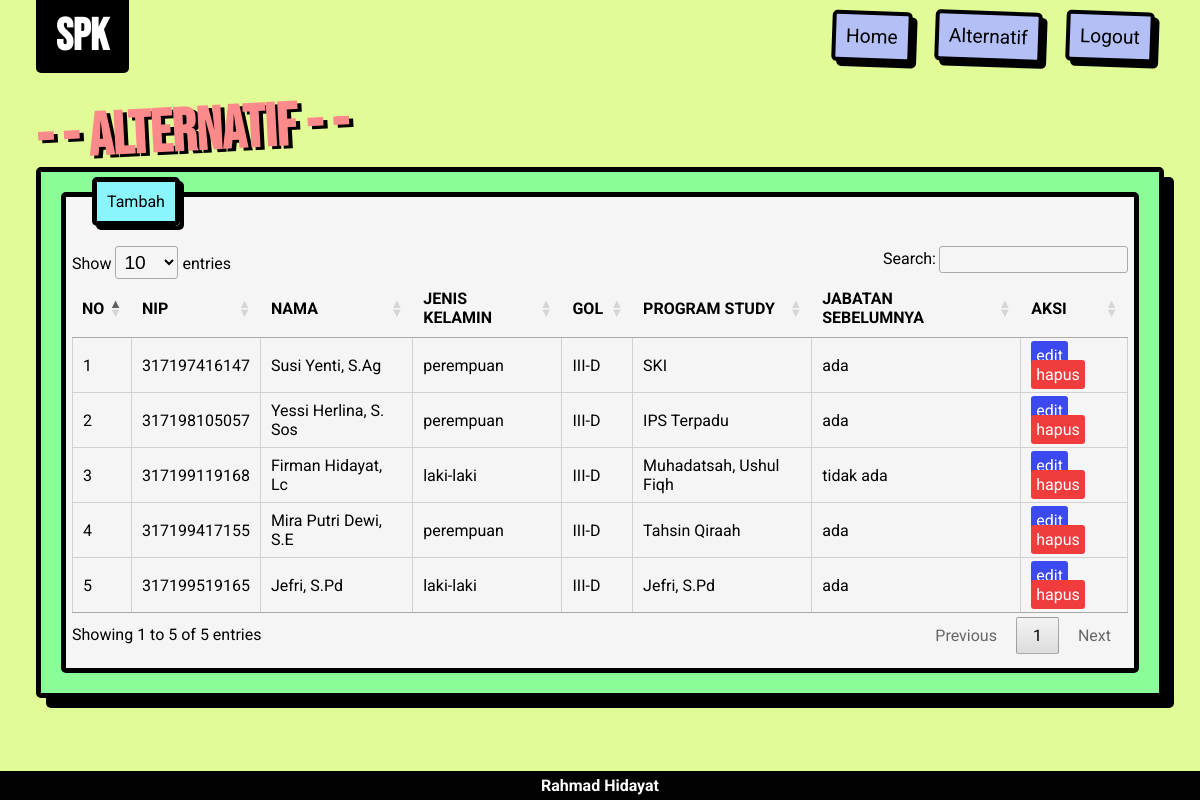
Page /admin/read_alternatif.php (signed in) on the committed database.
### tables this page shows
CREATE TABLE `tbl_alternatif` (
  `nip` varchar(25) NOT NULL,
  `nama_alternatif` varchar(25) NOT NULL,
  `jenis_kelamin` varchar(15) NOT NULL,
  `gol` varchar(10) NOT NULL,
  `program_studi` varchar(25) NOT NULL,
  `jabatan` varchar(15) NOT NULL
);

### asset/config/function.php (called while the page is built, shortened)
<?php
function koneksi()
{
  return mysqli_connect("localhost", "root", "", "spk_jabatanguru");
}
function query($query)
{
  $conn = koneksi();
  $result = mysqli_query($conn, $query) or die(mysqli_error($conn));
  $rows = [];
  while ($row = mysqli_fetch_array($result)) {
    $rows[] = $row;
  }
  return $rows;
}

### admin/read_alternatif.php (the view, shortened to what this page needs)
<?php
require_once '../asset/config/function.php';
$query = query("SELECT * FROM tbl_alternatif ORDER BY nip ");
?>
<!DOCTYPE html>
<html lang="en">
<head>
  <link rel="stylesheet" href="../asset/css/style.css">
  <link rel="stylesheet" href="../datatables/datatables.css">
  <link rel="stylesheet" href="../asset/css/style.css">
  <link rel="stylesheet" href="../datatables/datatables.css">
</head>
<body>
  <header>
    <div class="logo">
      <h1>SPK</h1>
    </div>
    <div class="menu">
      <ul>
        <li><a href="dashboard_admin.php" class="dash">Home</a></li>
        <li><a href="read_alternatif.php">Alternatif</a></li>
        <li><a href="../logout.php">Logout</a></li>
      </ul>
    </div>
  </header>
  <main>
    <h1> - - Alternatif - -</h1>
    <div class="container">
      <div class="container-body">
        <div class="container-head">
          <a href="create_alternatif.php">Tambah</a>
        </div>
        <div class="tabel">
          <table id="example" class="cell-border" style="width:100%" aria-describedby="example_info">
            <thead>
              <tr>
                <th>NO</th>
                <th>NIP</th>
                <th>NAMA</th>
                <th>JENIS KELAMIN</th>
                <th>GOL</th>
                <th>PROGRAM STUDY</th>
                <th>JABATAN SEBELUMNYA</th>
                <th>AKSI</th>
              </tr>
            </thead>
            <tbody>
              <tr>
                <?php $no = 1; ?>
                <?php foreach ($query as $data) : ?>
                  <td><?= $no; ?></td>
                  <td><?= $data['nip']; ?></td>
                  <td><?= $data['nama_alternatif']; ?></td>
                  <td><?= $data['jenis_kelamin']; ?></td>
                  <td><?= $data['gol']; ?></td>
                  <td><?= $data['program_studi']; ?></td>
                  <td><?= $data['jabatan']; ?></td>
                  <td>
                    <a href="update_alternatif.php?nip=<?= $data['nip']; ?>" class="aksi edit">edit</a>
                    <a href="delete_alternatif.php?nip=<?= $data['nip']; ?>" onclick="return confirm('apakah yakin mau di hapus?')" class="aksi hapus">hapus</a>
                  </td>
              </tr>
              <?php $no++; ?>
            <?php endforeach; ?>
            </tbody>
          </table>
        </div>
      </div>
    </div>
  </main>
  <footer>
    <h4>rahmad hidayat</h4>
  </footer>
</body>
</html>

### asset/css/style.css (style rules this page uses)
:root { --green: #e1fc96; --black: #000; --white: #fff; --bebas: "Bebas Neue", sans-serif; --robot: "Roboto", sans-serif; }
* { padding: 0; margin: 0; text-decoration: none; list-style: none; box-sizing: border-box; }
body { position: relative; background: var(--green); min-height: 100vh; }
footer { position: absolute; width: 100%; bottom: 0; text-align: center; color: var(--white); font-family: var(--robot); text-transform: capitalize; background-color: #020202; padding: 5px; }
header { display: flex; justify-content: space-between; align-items: center; padding: 0px 3%; }
.logo { font-family: var(--bebas); font-size: 1.4rem; background: var(--black); padding: 10px 20px; color: var(--white); border-bottom-left-radius: 5px; border-bottom-right-radius: 5px; }
.menu li { display: inline; padding: 10px; font-size: 1.2rem; }
.menu li a { position: relative; color: black; background-color: rgb(179, 191, 245); display: inline-block; padding: 10px; box-shadow: 5px 5px var(--black); border-radius: 5px; border: 4px solid var(--black); font-family: var(--robot); transform: rotate(2deg); -webkit-transform: rotate(2deg); -moz-transform: rotate(2deg); -ms-transform: rotate(2deg); -o-transform: rotate(2deg); }
main { margin: 2px 3%; border-radius: 5px; font-family: var(--robot); flex: 1; }
main h1 { position: relative; font-family: var(--bebas); font-size: 60px; text-shadow: 4px 3px rgb(0, 0, 0); color: rgb(253, 138, 138); transform: rotate(-3deg); -webkit-transform: rotate(-3deg); -moz-transform: rotate(-3deg); -ms-transform: rotate(-3deg); -o-transform: rotate(-3deg); }
.container { background: rgb(138, 253, 153); margin-top: 20px; padding: 20px; box-shadow: 10px 10px black; border: 5px solid black; border-radius: 5px; -webkit-border-radius: 5px; -moz-border-radius: 5px; -ms-border-radius: 5px; -o-border-radius: 5px; }
.container-head { margin: 0px 0px 30px; }
.container-head a { position: relative; bottom: 5px; color: black; margin: 20px; border: 5px solid black; border-radius: 5px; box-shadow: 4px 4px black; padding: 10px; background: rgb(138, 245, 253); transform: rotate(20deg); -webkit-transform: rotate(20deg); -moz-transform: rotate(20deg); -ms-transform: rotate(20deg); -o-transform: rotate(20deg); }
.container-body { background: whitesmoke; padding: 0px 6px 14px; box-sizing: border-box; border: 5px solid black; border-radius: 5px; -webkit-border-radius: 5px; -moz-border-radius: 5px; -ms-border-radius: 5px; -o-border-radius: 5px; }
table .aksi { padding: 5px; color: white; border-radius: 3px; -webkit-border-radius: 3px; -moz-border-radius: 3px; -ms-border-radius: 3px; -o-border-radius: 3px; }
table .edit { background-color: rgb(60, 72, 240); }
table .hapus { background-color: rgb(240, 60, 60); }

### rows in the picture
tbl_alternatif: nip "317197416147", nama_alternatif "Susi Yenti, S.Ag", jenis_kelamin "perempuan", gol "III-D", program_studi "SKI", jabatan "ada"
tbl_alternatif: nip "317198105057", nama_alternatif "Yessi Herlina, S. Sos", jenis_kelamin "perempuan", gol "III-D", program_studi "IPS Terpadu", jabatan "ada"
tbl_alternatif: nip "317199119168", nama_alternatif "Firman Hidayat, Lc", jenis_kelamin "laki-laki", gol "III-D", program_studi "Muhadatsah, Ushul Fiqh", jabatan "tidak ada"
tbl_alternatif: nip "317199417155", nama_alternatif "Mira Putri Dewi, S.E", jenis_kelamin "perempuan", gol "III-D", program_studi "Tahsin Qiraah", jabatan "ada"
tbl_alternatif: nip "317199519165", nama_alternatif "Jefri, S.Pd", jenis_kelamin "laki-laki", gol "III-D", program_studi "Jefri, S.Pd", jabatan "ada"
